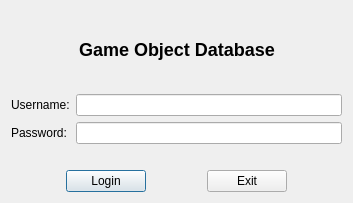
<?xml version="1.0" encoding="UTF-8"?>
<ui version="4.0">
 <class>GameObjectDatabase</class>
 <widget class="QMainWindow" name="GameObjectDatabase">
  <property name="geometry">
   <rect>
    <x>0</x>
    <y>0</y>
    <width>353</width>
    <height>203</height>
   </rect>
  </property>
  <property name="sizePolicy">
   <sizepolicy hsizetype="Fixed" vsizetype="Fixed">
    <horstretch>0</horstretch>
    <verstretch>0</verstretch>
   </sizepolicy>
  </property>
  <property name="minimumSize">
   <size>
    <width>353</width>
    <height>203</height>
   </size>
  </property>
  <property name="windowTitle">
   <string>Game Object Database</string>
  </property>
  <widget class="QWidget" name="centralWidget">
   <layout class="QVBoxLayout" name="verticalLayout">
    <item>
     <layout class="QHBoxLayout" name="headerHorizontalLayout">
      <item>
       <spacer name="leftHeaderSpacer">
        <property name="orientation">
         <enum>Qt::Horizontal</enum>
        </property>
        <property name="sizeType">
         <enum>QSizePolicy::Expanding</enum>
        </property>
        <property name="sizeHint" stdset="0">
         <size>
          <width>40</width>
          <height>20</height>
         </size>
        </property>
       </spacer>
      </item>
      <item>
       <widget class="QLabel" name="headerLabel">
        <property name="sizePolicy">
         <sizepolicy hsizetype="Preferred" vsizetype="Preferred">
          <horstretch>0</horstretch>
          <verstretch>0</verstretch>
         </sizepolicy>
        </property>
        <property name="text">
         <string>&lt;h2&gt;Game Object Database&lt;/h2&gt;</string>
        </property>
       </widget>
      </item>
      <item>
       <spacer name="rightHeaderSpacer">
        <property name="orientation">
         <enum>Qt::Horizontal</enum>
        </property>
        <property name="sizeType">
         <enum>QSizePolicy::Expanding</enum>
        </property>
        <property name="sizeHint" stdset="0">
         <size>
          <width>40</width>
          <height>20</height>
         </size>
        </property>
       </spacer>
      </item>
     </layout>
    </item>
    <item>
     <layout class="QHBoxLayout" name="buttonHorizontalLayout">
      <item>
       <layout class="QVBoxLayout" name="buttonVerticalLayout">
        <item>
         <layout class="QFormLayout" name="inputLayout">
          <property name="sizeConstraint">
           <enum>QLayout::SetDefaultConstraint</enum>
          </property>
          <item row="0" column="0">
           <widget class="QLabel" name="usernameLabel">
            <property name="text">
             <string>Username:</string>
            </property>
           </widget>
          </item>
          <item row="1" column="0">
           <widget class="QLabel" name="passwordLabel">
            <property name="text">
             <string>Password:</string>
            </property>
           </widget>
          </item>
          <item row="0" column="1">
           <widget class="QLineEdit" name="usernameInput"/>
          </item>
          <item row="1" column="1">
           <widget class="QLineEdit" name="passwordInput">
            <property name="inputMask">
             <string notr="true"/>
            </property>
            <property name="text">
             <string/>
            </property>
            <property name="frame">
             <bool>true</bool>
            </property>
            <property name="echoMode">
             <enum>QLineEdit::Password</enum>
            </property>
           </widget>
          </item>
         </layout>
        </item>
        <item>
         <widget class="QLabel" name="errorLabel">
          <property name="text">
           <string/>
          </property>
          <property name="alignment">
           <set>Qt::AlignCenter</set>
          </property>
         </widget>
        </item>
        <item>
         <layout class="QHBoxLayout" name="buttonLayout">
          <item>
           <spacer name="horizontalSpacer">
            <property name="orientation">
             <enum>Qt::Horizontal</enum>
            </property>
            <property name="sizeHint" stdset="0">
             <size>
              <width>40</width>
              <height>20</height>
             </size>
            </property>
           </spacer>
          </item>
          <item>
           <widget class="QPushButton" name="loginButton">
            <property name="text">
             <string>Login</string>
            </property>
            <property name="default">
             <bool>true</bool>
            </property>
           </widget>
          </item>
          <item>
           <spacer name="horizontalSpacer_3">
            <property name="orientation">
             <enum>Qt::Horizontal</enum>
            </property>
            <property name="sizeHint" stdset="0">
             <size>
              <width>40</width>
              <height>20</height>
             </size>
            </property>
           </spacer>
          </item>
          <item>
           <widget class="QPushButton" name="exitButton">
            <property name="text">
             <string>Exit</string>
            </property>
           </widget>
          </item>
          <item>
           <spacer name="horizontalSpacer_2">
            <property name="orientation">
             <enum>Qt::Horizontal</enum>
            </property>
            <property name="sizeHint" stdset="0">
             <size>
              <width>40</width>
              <height>20</height>
             </size>
            </property>
           </spacer>
          </item>
         </layout>
        </item>
       </layout>
      </item>
     </layout>
    </item>
   </layout>
  </widget>
 </widget>
 <layoutdefault spacing="6" margin="11"/>
 <resources>
  <include location="GameObjectDatabase.qrc"/>
 </resources>
 <connections>
  <connection>
   <sender>loginButton</sender>
   <signal>clicked()</signal>
   <receiver>GameObjectDatabase</receiver>
   <slot>login()</slot>
   <hints>
    <hint type="sourcelabel">
     <x>101</x>
     <y>176</y>
    </hint>
    <hint type="destinationlabel">
     <x>68</x>
     <y>98</y>
    </hint>
   </hints>
  </connection>
  <connection>
   <sender>exitButton</sender>
   <signal>clicked()</signal>
   <receiver>GameObjectDatabase</receiver>
   <slot>close()</slot>
   <hints>
    <hint type="sourcelabel">
     <x>253</x>
     <y>178</y>
    </hint>
    <hint type="destinationlabel">
     <x>289</x>
     <y>162</y>
    </hint>
   </hints>
  </connection>
 </connections>
 <slots>
  <slot>login()</slot>
  <slot>fuckYou()</slot>
 </slots>
</ui>
